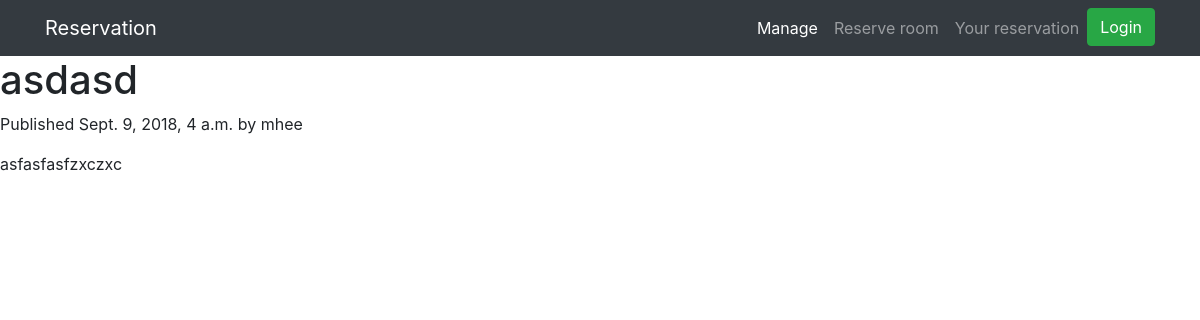
Page /blog/2018/9/9/EIEINA/ on the committed database.
### blog/models.py (models this page shows, shortened)
class Post(models.Model):
    STATUS_CHOICES = (('draft', 'Draft'),('published', 'Published'),)
    title = models.CharField(max_length=250)
    slug = models.SlugField(max_length=250,unique_for_date='publish')
    author = models.ForeignKey(User,on_delete=models.CASCADE,related_name='blog_posts')
    body = models.TextField()
    publish = models.DateTimeField(default=timezone.now)
    created = models.DateTimeField(auto_now_add=True)
    updated = models.DateTimeField(auto_now=True)
    status = models.CharField(max_length=10,choices=STATUS_CHOICES,default='draft')
    objects = models.Manager() # The default manager.
    published = PublishedManager() # Our custom manager.
    class Meta:
        ordering = ('-publish',)

### blog/views.py (the view)
# urls.py: path('<int:year>/<int:month>/<int:day>/<slug:post>/',views.post_detail,name='post_detail'),
def post_detail(request, year, month, day, post):
    post = get_object_or_404(Post, slug=post,
    status='published',
    publish__year=year,
    publish__month=month,
    publish__day=day)
    return render(request,'blog/post/detail.html',{'post': post})

### templates/blog/post/detail.html (shortened to what this page needs)
{% extends "base.html" %}
{% block content %}
<h1>{{ post.title }}</h1>
<p class="date">
  Published {{ post.publish }} by {{ post.author }}
</p>
{{ post.body|linebreaks }}
{% endblock %}

### static/css/1-col-portfolio.css (style rules this page uses)
body { padding-top: 54px; }
@media (min-width: 992px) { body { padding-top: 56px; } }

### rows in the picture
Post: title "asdasd", publish "Sept. 9, 2018, 4 a.m.", author "mhee", body "asfasfasfzxczxc"
